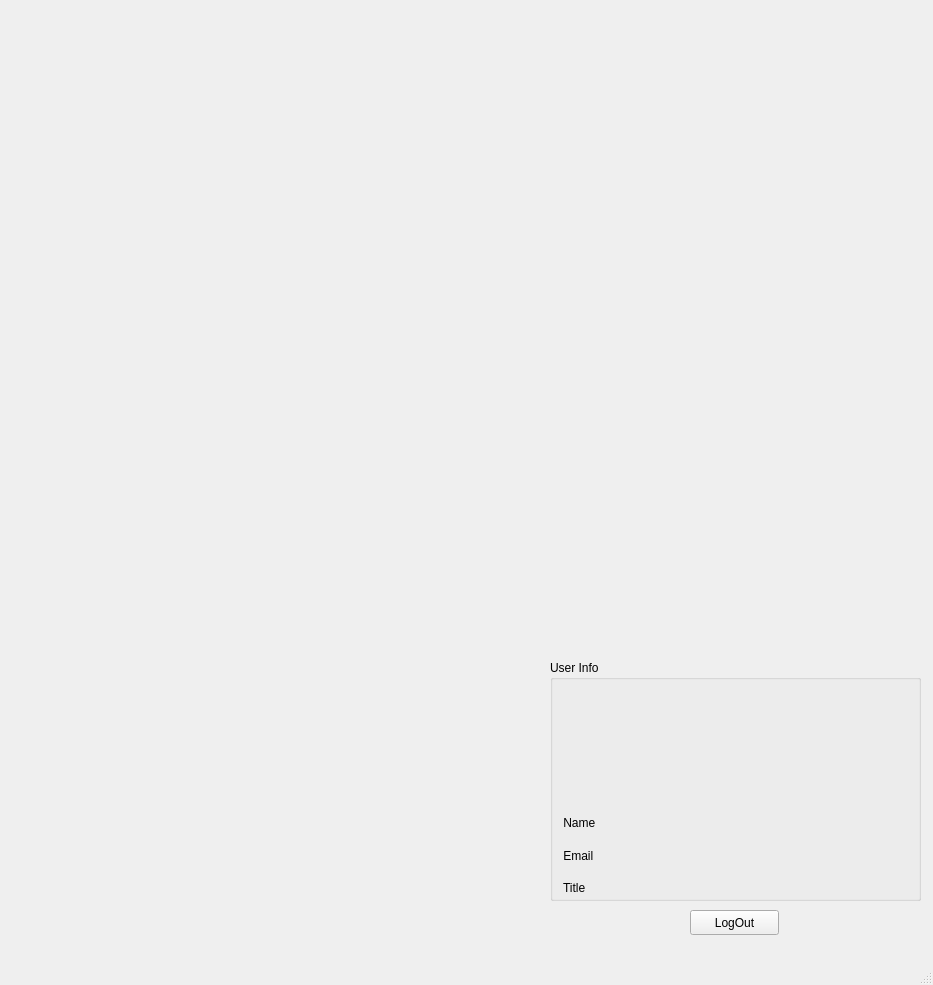
<?xml version="1.0" encoding="UTF-8"?>
<ui version="4.0">
 <class>UserWindow</class>
 <widget class="QMainWindow" name="UserWindow">
  <property name="geometry">
   <rect>
    <x>0</x>
    <y>0</y>
    <width>933</width>
    <height>985</height>
   </rect>
  </property>
  <property name="windowTitle">
   <string>UserWindow</string>
  </property>
  <widget class="QWidget" name="centralwidget">
   <widget class="QLabel" name="LogoField">
    <property name="geometry">
     <rect>
      <x>586</x>
      <y>16</y>
      <width>331</width>
      <height>301</height>
     </rect>
    </property>
    <property name="text">
     <string/>
    </property>
   </widget>
   <widget class="QGroupBox" name="groupBox">
    <property name="geometry">
     <rect>
      <x>550</x>
      <y>660</y>
      <width>371</width>
      <height>241</height>
     </rect>
    </property>
    <property name="title">
     <string>User Info</string>
    </property>
    <widget class="QWidget" name="gridLayoutWidget">
     <property name="geometry">
      <rect>
       <x>0</x>
       <y>150</y>
       <width>371</width>
       <height>91</height>
      </rect>
     </property>
     <layout class="QGridLayout" name="gridLayout" rowstretch="0,0,0" columnstretch="1,2">
      <item row="1" column="1">
       <widget class="QLabel" name="EmailLabel">
        <property name="text">
         <string/>
        </property>
       </widget>
      </item>
      <item row="2" column="1">
       <widget class="QLabel" name="TitleLabel">
        <property name="text">
         <string/>
        </property>
       </widget>
      </item>
      <item row="0" column="1">
       <widget class="QLabel" name="NameLabel">
        <property name="text">
         <string/>
        </property>
       </widget>
      </item>
      <item row="2" column="0">
       <widget class="QLabel" name="label_4">
        <property name="text">
         <string>    Title</string>
        </property>
       </widget>
      </item>
      <item row="1" column="0">
       <widget class="QLabel" name="label_3">
        <property name="text">
         <string>    Email</string>
        </property>
       </widget>
      </item>
      <item row="0" column="0">
       <widget class="QLabel" name="label_2">
        <property name="text">
         <string>    Name</string>
        </property>
       </widget>
      </item>
     </layout>
    </widget>
    <widget class="QLabel" name="ImageLabel">
     <property name="geometry">
      <rect>
       <x>120</x>
       <y>20</y>
       <width>141</width>
       <height>131</height>
      </rect>
     </property>
     <property name="text">
      <string/>
     </property>
    </widget>
   </widget>
   <widget class="QPushButton" name="LogOutButton">
    <property name="geometry">
     <rect>
      <x>690</x>
      <y>910</y>
      <width>89</width>
      <height>25</height>
     </rect>
    </property>
    <property name="text">
     <string>LogOut</string>
    </property>
   </widget>
  </widget>
  <widget class="QMenuBar" name="menubar">
   <property name="geometry">
    <rect>
     <x>0</x>
     <y>0</y>
     <width>933</width>
     <height>22</height>
    </rect>
   </property>
  </widget>
  <widget class="QStatusBar" name="statusbar"/>
 </widget>
 <resources/>
 <connections/>
</ui>
